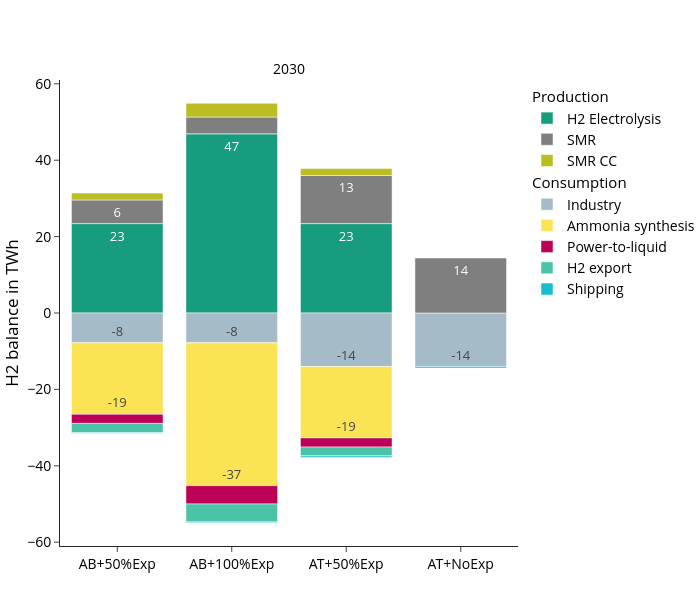

Notebook code for this chart:
### Code cell
fig_name = "hydrogen_balance_TWh"
fig = px.bar(
    df, 
    **fig_kwargs,
    color_discrete_map=colors["hydrogen"],
    category_orders={
        "variable":list(colors["hydrogen"].keys()),
        "scen": scen_order
        },
    #facet_col_spacing=0.1,
    labels={"value":"H2 balance in TWh","year":"",
            "variable":"", 
            "scen": ""},

)

# Add legend groups for Production and Consumption
fig = add_production_consumption_legend_groups(fig, df)

update_layout(fig)

print("Totals per scenario and year:", demand_sum_df)
fig.show()
#save_plotly_fig(df, fig, fig, sdir, f"{idx_group_name}_{fig_name}")

### Figure 1 — Plotly figure (JSON) as saved in the notebook; plotly's stock layout.template omitted (floating-point values rounded to 4 significant figures)
{"data": [{"hovertemplate": "=%{x}<br>H2 balance in TWh=%{text}<extra></extra>", "legendgroup": "Production", "legendgrouptitle": {"text": "Production"}, "marker": {"color": "#179c7d", "pattern": {"shape": ""}}, "name": "H2 Electrolysis", "orientation": "v", "showlegend": true, "text": [46.9, 23.4, 23.4], "textangle": 0, "textposition": "inside", "texttemplate": "%{y:.0f}", "type": "bar", "x": ["AB+100%Exp", "AB+50%Exp", "AT+50%Exp"], "xaxis": "x", "y": [46.9, 23.4, 23.4], "yaxis": "y"}, {"hovertemplate": "=%{x}<br>H2 balance in TWh=%{text}<extra></extra>", "legendgroup": "Consumption", "legendgrouptitle": {"text": "Consumption"}, "marker": {"color": "#a6bbc8", "pattern": {"shape": ""}}, "name": "Industry", "orientation": "v", "showlegend": true, "text": [-7.8, -7.8, -14.0, -14.0], "textangle": 0, "textposition": "inside", "texttemplate": "%{y:.0f}", "type": "bar", "x": ["AB+100%Exp", "AB+50%Exp", "AT+50%Exp", "AT+NoExp"], "xaxis": "x", "y": [-7.8, -7.8, -14.0, -14.0], "yaxis": "y"}, {"hovertemplate": "=%{x}<br>H2 balance in TWh=%{text}<extra></extra>", "legendgroup": "Consumption", "legendgrouptitle": {"text": "Consumption"}, "marker": {"color": "#fce356", "pattern": {"shape": ""}}, "name": "Ammonia synthesis", "orientation": "v", "showlegend": true, "text": [-37.4, -18.7, -18.7], "textangle": 0, "textposition": "inside", "texttemplate": "%{y:.0f}", "type": "bar", "x": ["AB+100%Exp", "AB+50%Exp", "AT+50%Exp"], "xaxis": "x", "y": [-37.4, -18.7, -18.7], "yaxis": "y"}, {"hovertemplate": "=%{x}<br>H2 balance in TWh=%{text}<extra></extra>", "legendgroup": "Consumption", "legendgrouptitle": {"text": "Consumption"}, "marker": {"color": "#bb0056", "pattern": {"shape": ""}}, "name": "Power-to-liquid", "orientation": "v", "showlegend": true, "text": [-4.8, -2.4, -2.4], "textangle": 0, "textposition": "inside", "texttemplate": "%{y:.0f}", "type": "bar", "x": ["AB+100%Exp", "AB+50%Exp", "AT+50%Exp"], "xaxis": "x", "y": [-4.8, -2.4, -2.4], "yaxis": "y"}, {"hovertemplate": "=%{x}<br>H2 balance in TWh=%{text}<extra></extra>", "legendgroup": "Consumption", "legendgrouptitle": {"text": "Consumption"}, "marker": {"color": "#4CC2A6", "pattern": {"shape": ""}}, "name": "H2 export", "orientation": "v", "showlegend": true, "text": [-4.7, -2.4, -2.3], "textangle": 0, "textposition": "inside", "texttemplate": "%{y:.0f}", "type": "bar", "x": ["AB+100%Exp", "AB+50%Exp", "AT+50%Exp"], "xaxis": "x", "y": [-4.7, -2.4, -2.3], "yaxis": "y"}, {"hovertemplate": "=%{x}<br>H2 balance in TWh=%{text}<extra></extra>", "legendgroup": "Production", "legendgrouptitle": {"text": "Production"}, "marker": {"color": "#7F7F7F", "pattern": {"shape": ""}}, "name": "SMR", "orientation": "v", "showlegend": true, "text": [4.4, 6.2, 12.6, 14.4], "textangle": 0, "textposition": "inside", "texttemplate": "%{y:.0f}", "type": "bar", "x": ["AB+100%Exp", "AB+50%Exp", "AT+50%Exp", "AT+NoExp"], "xaxis": "x", "y": [4.4, 6.2, 12.6, 14.4], "yaxis": "y"}, {"hovertemplate": "=%{x}<br>H2 balance in TWh=%{text}<extra></extra>", "legendgroup": "Production", "legendgrouptitle": {"text": "Production"}, "marker": {"color": "#BCBD22", "pattern": {"shape": ""}}, "name": "SMR CC", "orientation": "v", "showlegend": true, "text": [3.6, 1.8, 1.8], "textangle": 0, "textposition": "inside", "texttemplate": "%{y:.0f}", "type": "bar", "x": ["AB+100%Exp", "AB+50%Exp", "AT+50%Exp"], "xaxis": "x", "y": [3.6, 1.8, 1.8], "yaxis": "y"}, {"hovertemplate": "=%{x}<br>H2 balance in TWh=%{text}<extra></extra>", "legendgroup": "Consumption", "legendgrouptitle": {"text": "Consumption"}, "marker": {"color": "#17BECF", "pattern": {"shape": ""}}, "name": "Shipping", "orientation": "v", "showlegend": true, "text": [-0.2, -0.2, -0.4, -0.4], "textangle": 0, "textposition": "inside", "texttemplate": "%{y:.0f}", "type": "bar", "x": ["AB+100%Exp", "AB+50%Exp", "AT+50%Exp", "AT+NoExp"], "xaxis": "x", "y": [-0.2, -0.2, -0.4, -0.4], "yaxis": "y"}], "layout": {"annotations": [{"font": {}, "showarrow": false, "text": "2030", "x": 0.5, "xanchor": "center", "xref": "paper", "y": 1, "yanchor": "bottom", "yref": "paper"}], "barmode": "relative", "height": 600, "legend": {"title": {"text": ""}, "tracegroupgap": 0}, "width": 700, "xaxis": {"anchor": "y", "categoryarray": ["AB+50%Exp", "AB+100%Exp", "AT+50%Exp", "AT+NoExp"], "categoryorder": "array", "domain": [0, 1], "title": {"text": ""}}, "yaxis": {"anchor": "x", "domain": [0, 1], "title": {"text": "H2 balance in TWh"}}}}
